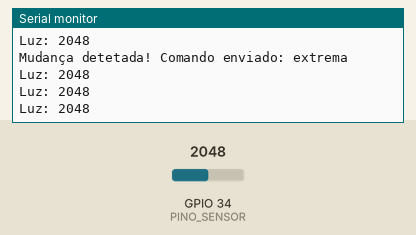
Simulated run of this sketch. Board: ESP32. On the bench: the last lines printed to the serial monitor. The inputs (shaded band) are chosen by the test bench; at power-on: GPIO 34 (PINO_SENSOR) = 2048. WiFi joins after 1.5 s; servers stay silent unless stated; no MQTT or app messages arrive unless stated.

Above: at 2.6 s.
2.7 s: GPIO 34 (PINO_SENSOR) set to 960
At 2.96 s:
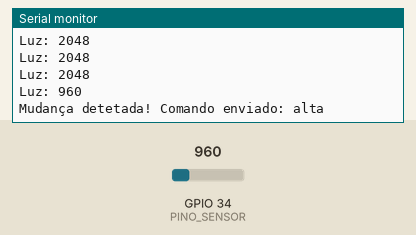
4.2 s: GPIO 34 (PINO_SENSOR) set to 360
At 4.46 s:
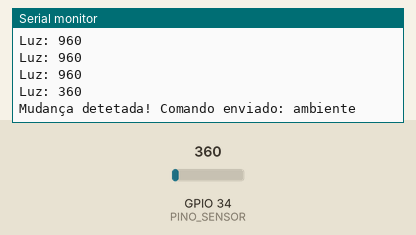
5.7 s: GPIO 34 (PINO_SENSOR) set to 110
At 5.97 s:
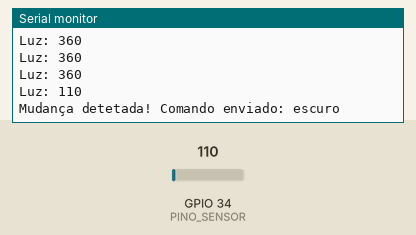
Timing chart, 0 to 8.7 s (numbered marks = the images above; inputs shaded):
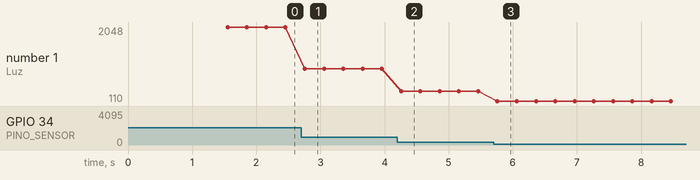

Measured:
- after the input at 2.7 s, the serial monitor: prints a new line after 0.06 s (image 1)
- after the input at 4.2 s, the serial monitor: prints a new line after 0.06 s (image 2)
- after the input at 5.7 s, the serial monitor: prints a new line after 0.06 s (image 3)
- plotted number 1: 2048 → 960 after the input at 2.7 s, 960 → 360 after the input at 4.2 s, 360 → 110 after the input at 5.7 s

The sketch:

Sensor_de_luz.ino
```cpp
/* NÓ SENSOR — 4 Níveis de Luz */
#include <Arduino.h>
#include <WiFi.h>
#include <PubSubClient.h>

#define WIFI_SSID "SUA_REDE"      // credencial removida do repositório (R9)
#define WIFI_PASSWORD "SUA_SENHA"  // credencial removida do repositório (R9)
#define MQTT_HOST "broker.hivemq.com"
#define MQTT_PORT 1883

const int PINO_SENSOR = 34;
const char TOPICO_COMANDO[] = "iot/luzambiente/atuador/luz/comando";

WiFiClient wifiClient;
PubSubClient mqtt(wifiClient);


String cenaAtual = "";

void conectar() {
  if (WiFi.status() != WL_CONNECTED) {
    WiFi.begin(WIFI_SSID, WIFI_PASSWORD);
    Serial.print("WiFi");
    while (WiFi.status() != WL_CONNECTED) { delay(500); Serial.print("."); }
    Serial.println(" OK!");
  }
  if (!mqtt.connected()) {
    while (!mqtt.connect("SensorNode01")) { delay(2000); }
    Serial.println("MQTT OK!");
  }
}

void setup() {
  Serial.begin(115200);
  pinMode(PINO_SENSOR, INPUT);
  mqtt.setServer(MQTT_HOST, MQTT_PORT);
}

void enviarCena(String novaCena) {
  if (cenaAtual != novaCena) {
    String payload = "{\"cena\":\"" + novaCena + "\"}";
    mqtt.publish(TOPICO_COMANDO, payload.c_str());
    Serial.println("Mudança detetada! Comando enviado: " + novaCena);
    cenaAtual = novaCena;
  }
}

void loop() {
  conectar();
  mqtt.loop();

  int leitura = analogRead(PINO_SENSOR);
  Serial.printf("Luz: %d\n", leitura);

  // LIMITES AJUSTADOS PARA RESPONDER MAIS CEDO
  if (leitura < 150) {
    enviarCena("escuro");
  }
  else if (leitura >= 150 && leitura < 400) {
    enviarCena("ambiente");
  }
  else if (leitura >= 400 && leitura < 1000) {
    enviarCena("alta");
  }
  else if (leitura >= 1000) {
    enviarCena("extrema");
  }

  delay(300); // Ligeiramente mais rápido para reagir à lanterna
}
```
